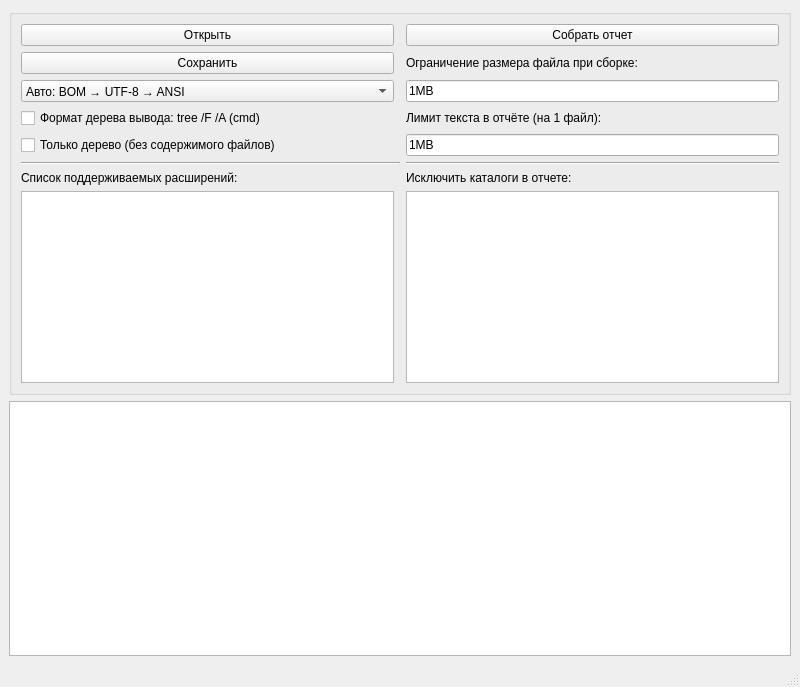
<?xml version="1.0" encoding="UTF-8"?>
<ui version="4.0">
 <class>MainWindow</class>
 <widget class="QMainWindow" name="MainWindow">
  <property name="geometry">
   <rect>
    <x>0</x>
    <y>0</y>
    <width>800</width>
    <height>687</height>
   </rect>
  </property>
  <property name="windowTitle">
   <string>MainWindow</string>
  </property>
  <widget class="QWidget" name="centralwidget">
   <layout class="QGridLayout" name="gridLayout">
    <item row="1" column="0">
     <widget class="QTextEdit" name="teReprt"/>
    </item>
    <item row="0" column="0">
     <widget class="QGroupBox" name="groupBox">
      <property name="sizePolicy">
       <sizepolicy hsizetype="Preferred" vsizetype="Preferred">
        <horstretch>0</horstretch>
        <verstretch>0</verstretch>
       </sizepolicy>
      </property>
      <property name="title">
       <string/>
      </property>
      <layout class="QGridLayout" name="gridLayout_2">
       <item row="7" column="2">
        <widget class="QLabel" name="label_2">
         <property name="text">
          <string>Исключить каталоги в отчете:</string>
         </property>
        </widget>
       </item>
       <item row="4" column="2">
        <widget class="QLabel" name="label_4">
         <property name="text">
          <string>Лимит текста в отчёте (на 1 файл):</string>
         </property>
        </widget>
       </item>
       <item row="0" column="0">
        <widget class="QPushButton" name="pbOpen">
         <property name="text">
          <string>Открыть</string>
         </property>
        </widget>
       </item>
       <item row="8" column="0">
        <widget class="QPlainTextEdit" name="pteIncludeExt"/>
       </item>
       <item row="7" column="0">
        <widget class="QLabel" name="label">
         <property name="text">
          <string>Список поддерживаемых расширений:</string>
         </property>
        </widget>
       </item>
       <item row="4" column="0">
        <widget class="QCheckBox" name="cbUseCmdTree">
         <property name="toolTip">
          <string>Если включено (Windows), дерево будет строиться командой tree /F /A через cmd</string>
         </property>
         <property name="text">
          <string>Формат дерева вывода: tree /F /A (cmd)</string>
         </property>
         <property name="checked">
          <bool>false</bool>
         </property>
        </widget>
       </item>
       <item row="1" column="0">
        <widget class="QPushButton" name="pbSave">
         <property name="text">
          <string>Сохранить</string>
         </property>
        </widget>
       </item>
       <item row="5" column="2">
        <widget class="QLineEdit" name="leMaxOutChars">
         <property name="toolTip">
          <string>&lt;html&gt;&lt;head/&gt;&lt;body&gt;&lt;p&gt;“Пример: 512KB, 1MB, 2.5MB, 1GiB (B|KB|MB|GB|TB|K|M|G|T|KiB|MiB|GiB|TiB)”&lt;/p&gt;&lt;/body&gt;&lt;/html&gt;</string>
         </property>
         <property name="text">
          <string>1MB</string>
         </property>
        </widget>
       </item>
       <item row="0" column="2">
        <widget class="QPushButton" name="pbBuild">
         <property name="text">
          <string>Собрать отчет</string>
         </property>
        </widget>
       </item>
       <item row="2" column="2">
        <widget class="QLineEdit" name="leMaxBytes">
         <property name="toolTip">
          <string>&lt;html&gt;&lt;head/&gt;&lt;body&gt;&lt;p&gt;“Пример: 512KB, 1MB, 2.5MB, 1GiB (B|KB|MB|GB|TB|K|M|G|T|KiB|MiB|GiB|TiB)”&lt;/p&gt;&lt;/body&gt;&lt;/html&gt;</string>
         </property>
         <property name="text">
          <string>1MB</string>
         </property>
         <property name="placeholderText">
          <string>1MB</string>
         </property>
        </widget>
       </item>
       <item row="8" column="2">
        <widget class="QPlainTextEdit" name="pteExcludeDir"/>
       </item>
       <item row="1" column="2">
        <widget class="QLabel" name="label_3">
         <property name="text">
          <string>Ограничение размера файла при сборке:</string>
         </property>
        </widget>
       </item>
       <item row="2" column="0">
        <widget class="QComboBox" name="cbEncodingMode">
         <property name="toolTip">
          <string>&lt;html&gt;&lt;head/&gt;&lt;body&gt;&lt;p&gt;Авто: BOM → UTF‑8 → ANSI,&lt;/p&gt;&lt;p&gt;Принудительно ANSI (system)&lt;/p&gt;&lt;p&gt;байты &lt;span style=&quot; font-weight:700;&quot;&gt;CP1251 могут быть “валидными UTF‑8”&lt;/span&gt;, и тогда strict‑проверка пропустит их как UTF‑8 → получишь “кракозябры”&lt;/p&gt;&lt;/body&gt;&lt;/html&gt;</string>
         </property>
         <item>
          <property name="text">
           <string>Авто: BOM → UTF‑8 → ANSI</string>
          </property>
         </item>
         <item>
          <property name="text">
           <string>Принудительно ANSI (system)</string>
          </property>
         </item>
        </widget>
       </item>
       <item row="5" column="0">
        <widget class="QCheckBox" name="cbTreeOnly">
         <property name="text">
          <string>Только дерево (без содержимого файлов)</string>
         </property>
        </widget>
       </item>
       <item row="6" column="0" colspan="2">
        <widget class="Line" name="line">
         <property name="orientation">
          <enum>Qt::Orientation::Horizontal</enum>
         </property>
        </widget>
       </item>
       <item row="6" column="2">
        <widget class="Line" name="line_2">
         <property name="orientation">
          <enum>Qt::Orientation::Horizontal</enum>
         </property>
        </widget>
       </item>
      </layout>
     </widget>
    </item>
   </layout>
  </widget>
  <widget class="QMenuBar" name="menubar">
   <property name="geometry">
    <rect>
     <x>0</x>
     <y>0</y>
     <width>800</width>
     <height>25</height>
    </rect>
   </property>
  </widget>
  <widget class="QStatusBar" name="statusbar"/>
 </widget>
 <resources/>
 <connections/>
</ui>
